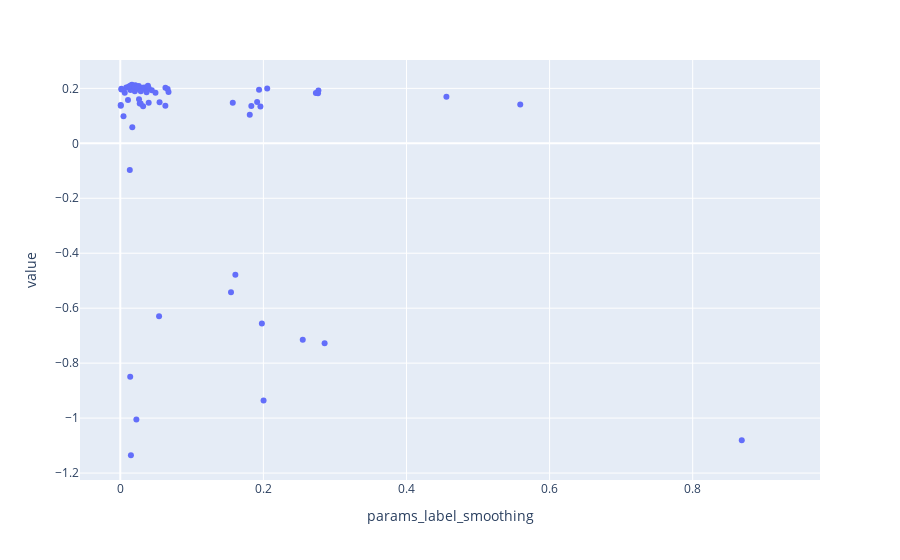

Notebook cell for this chart:
### Code cell
px.scatter(df,x="params_label_smoothing",y="value")
